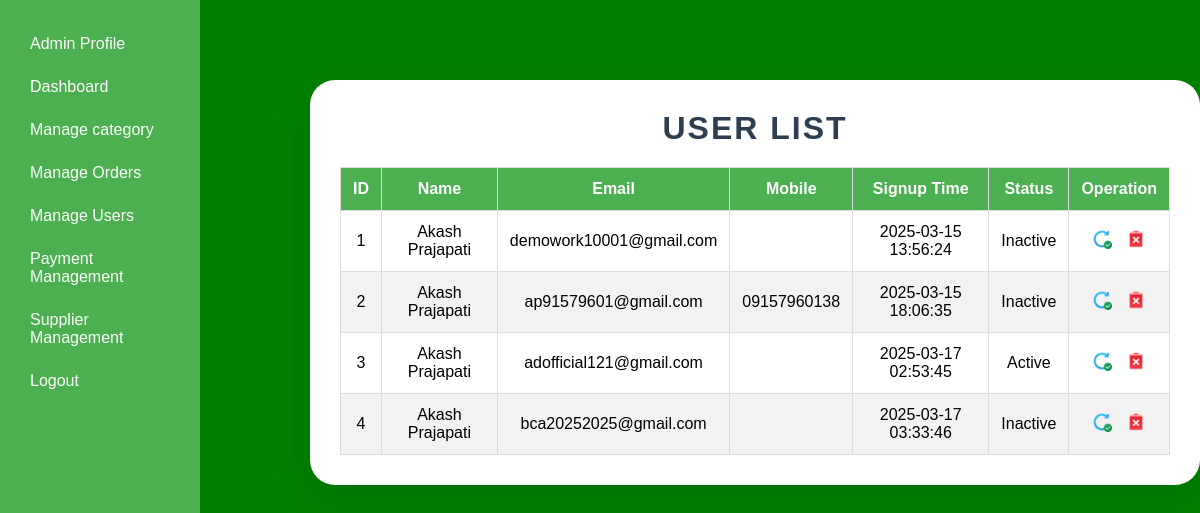
/grocery_website/admin/manage-user.php (signed in), run on the app's committed database.
### tables this page shows
CREATE TABLE IF NOT EXISTS `users` (
  `id` int NOT NULL AUTO_INCREMENT,
  `firstname` varchar(100) NOT NULL,
  `lastname` varchar(100) NOT NULL,
  `email` varchar(150) NOT NULL,
  `mobile` varchar(15) NOT NULL,
  `address` text NOT NULL,
  `image` varchar(255) NOT NULL,
  `created_at` timestamp NULL DEFAULT CURRENT_TIMESTAMP,
  `password` varchar(255) NOT NULL,
  `status` enum('inactive','active') NOT NULL DEFAULT 'inactive',
  PRIMARY KEY (`id`),
  UNIQUE KEY `email` (`email`)
);

### grocery_website/admin/manage-user.php (the view, shortened to what this page needs)
<?php
include "../config.php";
include "sidebar.php";
?>
<!DOCTYPE html>
<html lang="en">
<head>
</head>
<body>
    <div class="container">
        <h2 class="head">User List</h2>
        <table>
            <thead>
                <tr>
                    <th>ID</th>
                    <th>Name</th>
                    <th>Email</th>
                    <th>Mobile</th>
                    <th>Signup Time</th>
                    <th>Status</th>
                    <th>Operation</th>
                </tr>
            </thead>
            <tbody>
                <?php
                $sql = "SELECT * FROM users";
                $result = mysqli_query($conn, $sql);
                if ($result) {
                    while ($row = mysqli_fetch_assoc($result)) {
                        $uid = $row['id'];
                        $name = $row['firstname'] . " " . $row['lastname'];
                        $email = $row['email'];
                        $mobile = $row['mobile'];
                        $signup_time = $row['created_at'];
                        $status = ucfirst($row['status']);
                        echo '<tr>
                            <td>' . $uid . '</td>
                            <td>' . $name . '</td>
                            <td>' . $email . '</td>
                            <td>' . $mobile . '</td>
                            <td>' . $signup_time . '</td>
                            <td>' . $status . '</td>
                            <td>
                                <a href="update-user.php?updateid=' . $uid . '" class="btn"><img src="./img/update.png" alt="Update"></a>
                                <a href="delete-user.php?deleteid=' . $uid . '" class="btn"><img src="./img/delete.png" alt="Delete"></a>
                            </td>
                        </tr>';
                    }
                }
                ?>
            </tbody>
        </table>
    </div>
</body>
</html>

### grocery_website/admin/sidebar.php (style rules this page uses)
* { margin: 0; padding: 0; box-sizing: border-box; font-family: Arial, sans-serif; }
body { display: flex; min-height: 100vh; background: #f4f4f4; }

### grocery_website/admin/manage-user.php (style rules this page uses)
body { margin: 0; padding: 0; font-family: "Poppins", sans-serif; background:green; display: flex; align-items: flex-start; min-height: 100vh; width: 100%; }
.container { background: #ffffff; padding: 30px; border-radius: 25px; box-shadow: 0 15px 40px rgba(0, 0, 0, 0.1); width: calc(100% - 220px); max-width: 900px; margin-left: 310px; margin-top: 80px; }
.head { text-align: center; margin-bottom: 20px; color: #2c3e50; font-size: 2rem; text-transform: uppercase; letter-spacing: 2px; }
table { width: 100%; border-collapse: collapse; margin-top: 20px; }
th, td { border: 1px solid #ddd; padding: 12px; text-align: center; }
th { background-color: #4CAF50; color: white; }
tr:nth-child(even) { background-color: #f2f2f2; }
.btn img { width: 20px; height: 20px; margin: 0 5px; }

### data on the page
users: id "1", name "Akash Prajapati", email "demowork10001@gmail.com", created_at "2025-03-15 13:56:24", status "Inactive"
users: id "2", name "Akash Prajapati", email "ap91579601@gmail.com", mobile "09157960138", created_at "2025-03-15 18:06:35", status "Inactive"
users: id "3", name "Akash Prajapati", email "adofficial121@gmail.com", created_at "2025-03-17 02:53:45", status "Active"
users: id "4", name "Akash Prajapati", email "bca20252025@gmail.com", created_at "2025-03-17 03:33:46", status "Inactive"
